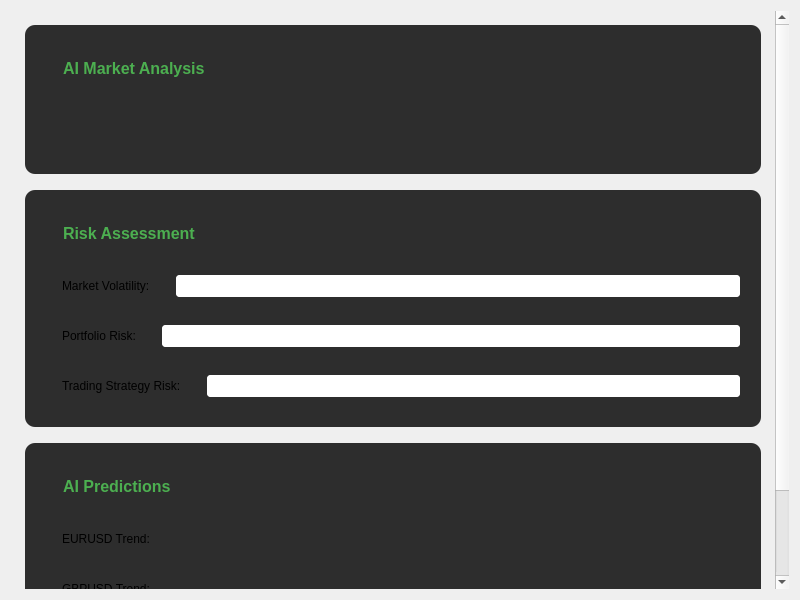
<?xml version="1.0" encoding="UTF-8"?>
<ui version="4.0">
 <class>AITab</class>
 <widget class="QWidget" name="AITab">
  <property name="geometry">
   <rect>
    <x>0</x>
    <y>0</y>
    <width>800</width>
    <height>600</height>
   </rect>
  </property>
  <layout class="QVBoxLayout" name="verticalLayout">
   <item>
    <widget class="QScrollArea" name="scrollArea">
     <property name="widgetResizable">
      <bool>true</bool>
     </property>
     <property name="styleSheet">
      <string>QScrollArea { border: none; }</string>
     </property>
     <widget class="QWidget" name="scrollAreaWidgetContents">
      <layout class="QVBoxLayout" name="contentLayout">
       <item>
        <widget class="QFrame" name="analysis_frame">
         <property name="frameShape">
          <enum>QFrame::StyledPanel</enum>
         </property>
         <property name="styleSheet">
          <string>
           QFrame {
               background-color: #2D2D2D;
               border-radius: 10px;
               margin: 5px;
               padding: 10px;
           }
          </string>
         </property>
         <layout class="QVBoxLayout" name="analysis_layout">
          <item>
           <widget class="QLabel" name="analysis_header">
            <property name="text">
             <string>AI Market Analysis</string>
            </property>
            <property name="styleSheet">
             <string>font-size: 16px; font-weight: bold; color: #4CAF50;</string>
            </property>
           </widget>
          </item>
          <item>
           <widget class="QLabel" name="market_sentiment">
            <property name="styleSheet">
             <string>font-size: 14px; margin: 10px;</string>
            </property>
           </widget>
          </item>
         </layout>
        </widget>
       </item>
       <item>
        <widget class="QFrame" name="risk_frame">
         <property name="frameShape">
          <enum>QFrame::StyledPanel</enum>
         </property>
         <property name="styleSheet">
          <string>
           QFrame {
               background-color: #2D2D2D;
               border-radius: 10px;
               margin: 5px;
               padding: 10px;
           }
          </string>
         </property>
         <layout class="QVBoxLayout" name="risk_layout">
          <item>
           <widget class="QLabel" name="risk_header">
            <property name="text">
             <string>Risk Assessment</string>
            </property>
            <property name="styleSheet">
             <string>font-size: 16px; font-weight: bold; color: #4CAF50;</string>
            </property>
           </widget>
          </item>
          <item>
           <layout class="QVBoxLayout" name="risk_metrics_layout">
            <item>
             <layout class="QHBoxLayout" name="market_volatility_layout">
              <item>
               <widget class="QLabel" name="label_market_volatility">
                <property name="text">
                 <string>Market Volatility:</string>
                </property>
               </widget>
              </item>
              <item>
               <widget class="QProgressBar" name="progress_market_volatility">
                <property name="styleSheet">
                 <string>
                  QProgressBar {
                      border: 2px solid #2D2D2D;
                      border-radius: 5px;
                      text-align: center;
                  }
                  QProgressBar::chunk {
                      background-color: #4CAF50;
                  }
                 </string>
                </property>
               </widget>
              </item>
             </layout>
            </item>
            <item>
             <layout class="QHBoxLayout" name="portfolio_risk_layout">
              <item>
               <widget class="QLabel" name="label_portfolio_risk">
                <property name="text">
                 <string>Portfolio Risk:</string>
                </property>
               </widget>
              </item>
              <item>
               <widget class="QProgressBar" name="progress_portfolio_risk">
                <property name="styleSheet">
                 <string>
                  QProgressBar {
                      border: 2px solid #2D2D2D;
                      border-radius: 5px;
                      text-align: center;
                  }
                  QProgressBar::chunk {
                      background-color: #4CAF50;
                  }
                 </string>
                </property>
               </widget>
              </item>
             </layout>
            </item>
            <item>
             <layout class="QHBoxLayout" name="strategy_risk_layout">
              <item>
               <widget class="QLabel" name="label_strategy_risk">
                <property name="text">
                 <string>Trading Strategy Risk:</string>
                </property>
               </widget>
              </item>
              <item>
               <widget class="QProgressBar" name="progress_strategy_risk">
                <property name="styleSheet">
                 <string>
                  QProgressBar {
                      border: 2px solid #2D2D2D;
                      border-radius: 5px;
                      text-align: center;
                  }
                  QProgressBar::chunk {
                      background-color: #4CAF50;
                  }
                 </string>
                </property>
               </widget>
              </item>
             </layout>
            </item>
           </layout>
          </item>
         </layout>
        </widget>
       </item>
       <item>
        <widget class="QFrame" name="predictions_frame">
         <property name="frameShape">
          <enum>QFrame::StyledPanel</enum>
         </property>
         <property name="styleSheet">
          <string>
           QFrame {
               background-color: #2D2D2D;
               border-radius: 10px;
               margin: 5px;
               padding: 10px;
           }
          </string>
         </property>
         <layout class="QVBoxLayout" name="predictions_layout">
          <item>
           <widget class="QLabel" name="predictions_header">
            <property name="text">
             <string>AI Predictions</string>
            </property>
            <property name="styleSheet">
             <string>font-size: 16px; font-weight: bold; color: #4CAF50;</string>
            </property>
           </widget>
          </item>
          <item>
           <layout class="QVBoxLayout" name="predictions_content">
            <item>
             <layout class="QHBoxLayout" name="eurusd_layout">
              <item>
               <widget class="QLabel" name="label_eurusd">
                <property name="text">
                 <string>EURUSD Trend:</string>
                </property>
               </widget>
              </item>
              <item>
               <widget class="QLabel" name="prediction_eurusd">
                <property name="styleSheet">
                 <string>font-weight: bold;</string>
                </property>
               </widget>
              </item>
             </layout>
            </item>
            <item>
             <layout class="QHBoxLayout" name="gbpusd_layout">
              <item>
               <widget class="QLabel" name="label_gbpusd">
                <property name="text">
                 <string>GBPUSD Trend:</string>
                </property>
               </widget>
              </item>
              <item>
               <widget class="QLabel" name="prediction_gbpusd">
                <property name="styleSheet">
                 <string>font-weight: bold;</string>
                </property>
               </widget>
              </item>
             </layout>
            </item>
            <item>
             <layout class="QHBoxLayout" name="btcusd_layout">
              <item>
               <widget class="QLabel" name="label_btcusd">
                <property name="text">
                 <string>BTCUSD Trend:</string>
                </property>
               </widget>
              </item>
              <item>
               <widget class="QLabel" name="prediction_btcusd">
                <property name="styleSheet">
                 <string>font-weight: bold;</string>
                </property>
               </widget>
              </item>
             </layout>
            </item>
           </layout>
          </item>
         </layout>
        </widget>
       </item>
       <item>
        <spacer name="verticalSpacer">
         <property name="orientation">
          <enum>Qt::Vertical</enum>
         </property>
         <property name="sizeHint" stdset="0">
          <size>
           <width>20</width>
           <height>40</height>
          </size>
         </property>
        </spacer>
       </item>
      </layout>
     </widget>
    </widget>
   </item>
  </layout>
 </widget>
</ui> 
